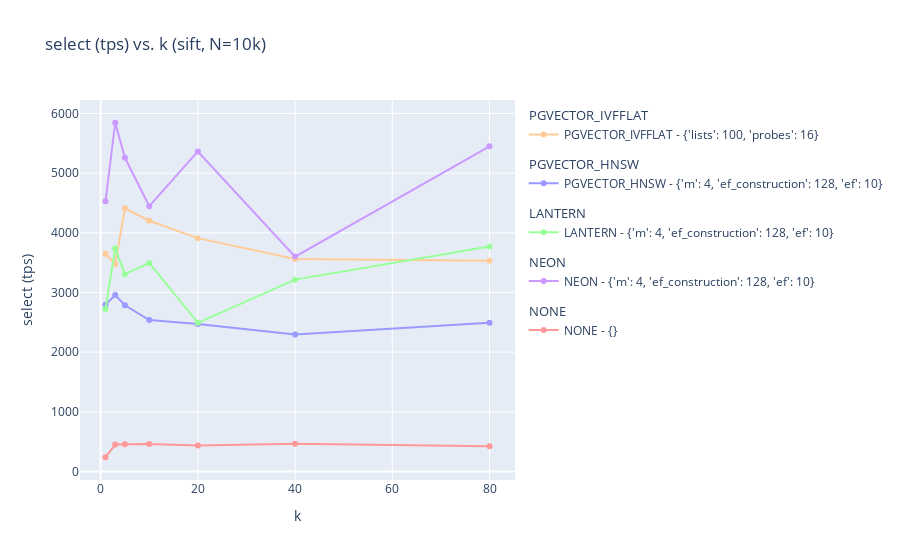

The code cell stored with this chart in its notebook:
### Code cell
from core.utils.constants import Extension, ExperimentParam, Dataset, Metric, DEFAULT_INDEX_PARAMS
from core.benchmark_select import generate_plot
generate_plot(DEFAULT_INDEX_PARAMS, Dataset.SIFT, ExperimentParam.N, '10k', ExperimentParam.K, Metric.SELECT_TPS)

### Figure 1 — Plotly figure (JSON) as saved in the notebook; plotly's stock layout.template omitted (floating-point values rounded to 4 significant figures)
{"data": [{"legendgroup": "PGVECTOR_IVFFLAT", "legendgrouptitle": {"text": "PGVECTOR_IVFFLAT"}, "marker": {"color": "rgb(255,204,153)"}, "mode": "lines+markers", "name": "PGVECTOR_IVFFLAT - {'lists': 100, 'probes': 16}", "type": "scatter", "x": [1, 3, 5, 10, 20, 40, 80], "y": [3650.0, 3477.0, 4411.0, 4203.0, 3911.0, 3560.0, 3530.0]}, {"legendgroup": "PGVECTOR_HNSW", "legendgrouptitle": {"text": "PGVECTOR_HNSW"}, "marker": {"color": "rgb(153,153,255)"}, "mode": "lines+markers", "name": "PGVECTOR_HNSW - {'m': 4, 'ef_construction': 128, 'ef': 10}", "type": "scatter", "x": [1, 3, 5, 10, 20, 40, 80], "y": [2796.0, 2956.0, 2785.0, 2538.0, 2472.0, 2296.0, 2491.0]}, {"legendgroup": "LANTERN", "legendgrouptitle": {"text": "LANTERN"}, "marker": {"color": "rgb(153,255,153)"}, "mode": "lines+markers", "name": "LANTERN - {'m': 4, 'ef_construction': 128, 'ef': 10}", "type": "scatter", "x": [1, 3, 5, 10, 20, 40, 80], "y": [2724.0, 3738.0, 3307.0, 3495.0, 2491.0, 3215.0, 3769.0]}, {"legendgroup": "NEON", "legendgrouptitle": {"text": "NEON"}, "marker": {"color": "rgb(204,153,255)"}, "mode": "lines+markers", "name": "NEON - {'m': 4, 'ef_construction': 128, 'ef': 10}", "type": "scatter", "x": [1, 3, 5, 10, 20, 40, 80], "y": [4527.0, 5845.0, 5258.0, 4447.0, 5364.0, 3601.0, 5451.0]}, {"legendgroup": "NONE", "legendgrouptitle": {"text": "NONE"}, "marker": {"color": "rgb(255,153,153)"}, "mode": "lines+markers", "name": "NONE - {}", "type": "scatter", "x": [1, 3, 5, 10, 20, 40, 80], "y": [238.4, 451.6, 456.2, 461.5, 433.6, 466.6, 424.3]}], "layout": {"autosize": true, "title": {"text": "select (tps) vs. k (sift, N=10k)"}, "xaxis": {"autorange": true, "range": [-4.067, 85.07], "title": {"text": "k"}, "type": "linear"}, "yaxis": {"autorange": true, "range": [-224.2, 6307.0], "title": {"text": "select (tps)"}, "type": "linear"}}}
